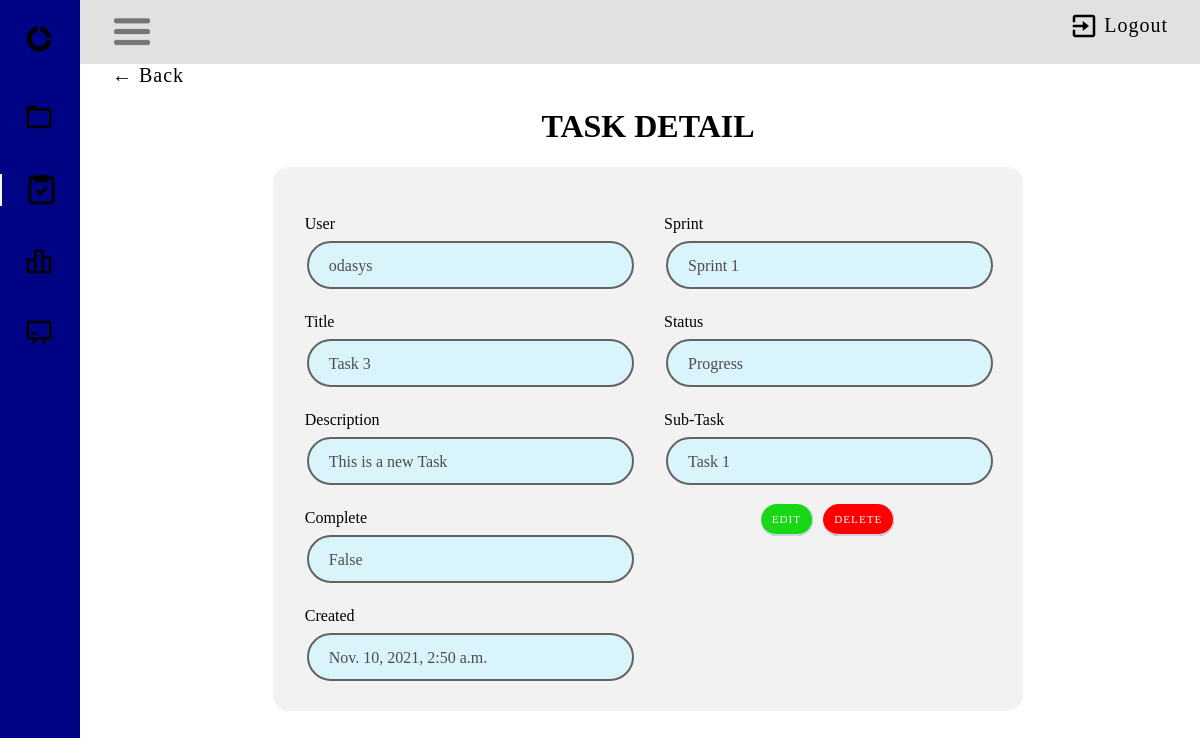
The app's page /task/3/ (signed in) with its own data.
### taskManager/models.py (models this page shows)
class Task(models.Model):
    STATUS_CHOICES = (
        ('Todo', 'Todo'),
    ('Progress', 'Progress'),
    ('Review', 'Review'),
    ('Done', 'Done'),
    )
    user = models.ForeignKey(User, on_delete=models.CASCADE, null=True, blank=False)
    title = models.CharField(max_length=200)
    description = models.TextField(null=True, blank=True)
    complete = models.BooleanField(default=False)
    created = models.DateTimeField(auto_now_add=True)
    sprint = models.ForeignKey(Sprint, on_delete=models.CASCADE, blank=True, null=True)
    status = models.CharField(max_length=30, choices=STATUS_CHOICES)
    subtask = models.ForeignKey('self',on_delete=models.CASCADE, null=True, blank=True)
    def __str__(self):
        return self.title
    class Meta:
        ordering = ['title']

class Sprint(models.Model):
    name = models.CharField(max_length=50, blank=True, default='')
    description = models.TextField(blank=True, default='')
    start = models.DateTimeField(unique=True)
    Duration= models.DurationField()
    end = models.DateField(unique=True)
    project = models.ForeignKey(Project, on_delete=models.CASCADE, null=False)
    def __str__(self):
        return self.name or ('Sprint ending %s') % self.end
    class Meta:
        ordering = ['name']

### taskManager/view/task/views.py (the view)
# urls.py: path('task/<int:pk>/', TaskDetail.as_view(), name='task'),
class TaskDetail(LoginRequiredMixin, DetailView):
    model = Task
    context_object_name = 'tasks'
    template_name = 'task/main.html'

### taskManager/templates/task/main.html (shortened to what this page needs)
{% load crispy_forms_tags %}
{% block content %}
{% load static %}
<!DOCTYPE html>
<html lang="en">
    <head>
        <link rel="stylesheet" href="{% static 'css/home.css' %}">
        <link rel="stylesheet" href="{% static 'css/task.css' %}">
        <link rel="stylesheet" href="{% static 'css/task_detail.css' %}">
    </head>
    <div id="body-pd">
        <header class="header" id="header">
            <div class="header_toggle">
                <img class="bx bx-menu" id="header-toggle" width="40px" src="/static/images/burger-menu.jpg" alt="burger menu">
            <div class="header-logout">
                <img class="exit-icon" src="/static/images/exit.png" alt="burger menu">
                {% if request.user.is_authenticated %}
                    <a class="header-text" href="{% url 'user_logout' %}">Logout</a>
                {% else %}
                    <a class="header-text" href="{% url 'user_login' %}">Login</a>
                {% endif %}
            </div>
        </div>
        </header>
        <div class="l-navbar" id="nav-bar">
            <nav class="nav">
                <div>
                    <a href="#" class="nav_logo">
                        <img class="bx bx-menu" id="header-toggle" width="30px" src="/static/images/app-icon.png" alt="burger menu">
                    </a>
                    <div class="nav_list">
                        <a href="{% url 'project_list' %}" class="nav_link">
                            <img width="30px" src="/static/images/folder-icon.png" alt="burger menu">
                        </a>
                        <a href="{% url 'tasks' %}" class="nav_link active">
                            <img width="35px" src="/static/images/task-icon.png" alt="burger menu">
                        </a>
                        <a href="{% url 'sprint_list' %}" class="nav_link">
                            <img width="30px" src="/static/images/backlog-icon.png" alt="burger menu">
                        </a>
                        <a href="{% url 'board' %}" class="nav_link">
                            <img width="30px" src="/static/images/board-icon.png" alt="burger menu">
                        </a>
                    </div>
                </div>
            </nav>
        </div>
    </div>
    <div class="header-back-button">
        <a href="{% url 'tasks' %}">&#8592; Back</a>
    </div>
    <body>
        <h1 class="task-title"> TASK DETAIL</h1>
        <div class="background-form">
            <div class="row">
                <div class="column">
                    <div><p>User <span class="info">{{tasks.user}}</span></p></div>
                    <div><p>Title <span class="info">{{tasks.title}}</span></p></div>
                    <div><p>Description <span class="info">{{tasks.description}}</span></p></div>
                    <div><p>Complete <span class="info">{{tasks.complete}}</span></p></div>
                    <div><p>Created <span class="info">{{tasks.created}}</span></p></div>
                </div>
                <div class="column">
                    <div><p>Sprint <span class="info">{{tasks.sprint}}</span></p></div>
                    <div><p>Status <span class="info">{{tasks.status}}</span></p></div>
                    <div><p>Sub-Task <span class="info">{{tasks.subtask}}</span></p></div>
                    <div  class="task-title" style="margin: 12px 0px;">
                        <span><a href="{% url 'task_update' tasks.pk %}" class="btn btn-style btn-edit">Edit</a> </span>
                        <span><a href="{% url 'task_delete' tasks.pk %}" class="btn btn-style btn-delete">Delete</a> </span>
                    </div>
                </div>
            </div>
        </div>
    </body>
</html>
{% endblock content %}

### taskManager/static/css/home.css (style rules this page uses)
:root { --header-height: 3rem; --nav-width: 80px; --first-color: #000484; --first-color-light: #AFA5D9; --white-color: #F7F6FB; --normal-font-size: 1rem; --z-fixed: 105; --header-color: rgba(196, 196, 196, 0.5); }
*,::before,::after { box-sizing: border-box; }
body { position: relative; margin: var(--header-height) 0 0 0; padding: 0 1rem; font-size: var(--normal-font-size); transition: .5s; }
a { text-decoration: none; text-transform: capitalize; font-size: 1.25rem; font-weight: 400; letter-spacing: 1px; color: var(--title-background); }
.header { width: 100%; height: var(--header-height); position: fixed; top: 0; left: 0; align-items: center; justify-content: space-between; padding: 0 1rem; background-color: var(--header-color); z-index: var(--z-fixed); transition: .5s; }
.header-logout { float: right; display: flex; align-items: center; justify-content: space-between; color: black; }
.header-text { font-size: 1.25rem; font-weight: 400; letter-spacing: 1px; }
.exit-icon { margin-right: 5px; width: 30px; }
.header_toggle { color: var(--first-color); font-size: 1.5rem; cursor: pointer; margin-top: 1%; }
.l-navbar { position: fixed; top: 0 ; left: 0; width: var(--nav-width); height: 100vh; background-color: var(--first-color); padding: .5rem 1rem 0 0; transition: .5s; z-index: var(--z-fixed); }
.nav { height: 100%; display: flex; flex-direction: column; justify-content: space-between; overflow: hidden; }
.nav_logo, .nav_link { display: grid; grid-template-columns: max-content max-content; align-items: center; column-gap: 1rem; padding: .5rem 0 .5rem 1.5rem; }
.nav_logo { margin-bottom: 2rem; }
.nav_link { position: relative; color: var(--first-color-light); margin-bottom: 1.5rem; transition: .3s; }
.active { color: var(--white-color); }
.active::before { content: ''; position: absolute; left: 0; width: 2px; height: 32px; background-color: var(--white-color); }
@media screen and (min-width: 768px) { body { margin: calc(var(--header-height) + 1rem) 0 0 0; padding-left: calc(var(--nav-width) + 2rem ); } }
@media screen and (min-width: 768px) { .header { height: calc(var(--header-height) + 1rem); padding: 0 2rem 0 calc(var(--nav-width) + 2rem); } }
@media screen and (min-width: 768px) { .l-navbar { left: 0; padding: 1rem 1rem 0 0; } }

### taskManager/static/css/task.css (style rules this page uses)
:root { --button-edit: #18D714; --button-delete: #FF0000; --button-detail: #0066FF; --button-background: #ffb102; }
img { border-radius: 5px 5px 0 0; }
.btn { width: 80%; letter-spacing: 1px; text-transform: uppercase; color: #fff; cursor: pointer; border: none; border-radius: 50px; border-bottom: solid 2px #ced5e5; border-right: solid 1px #ced5e5; background-color: var(--button-background); padding: 9px 11px; margin: 8px; }
.btn-style { font-size: .7rem; margin: 3px; }
.btn-edit { background-color: var(--button-edit); }
.btn-delete { background-color: var(--button-delete); }

### taskManager/static/css/task_detail.css (style rules this page uses)
.info { display: inline-block; width: 100%; background-color: #DAF4FC; color: rgb(78, 75, 75); padding: 14px 20px; margin: 8px 2px; border: 2px solid rgb(99, 99, 99); border-radius: 2rem; cursor: pointer; height: 3rem; }
.background-form { margin: auto; width: 70%; border-radius: 1rem; background-color: #f2f2f2; padding: 1rem; }
.task-title { flex-direction: column; justify-content: center; text-align: center; }
* { box-sizing: border-box; }
.column { float: left; width: 50%; padding: 1rem; height: 32rem; }
.row:after { content: ""; display: table; clear: both; width: 70%; }

### records on screen
Task: user "odasys", title "Task 3", description "This is a new Task", complete "False", created "Nov. 10, 2021, 2:50 a.m.", sprint "Sprint 1", status "Progress", subtask "Task 1"
